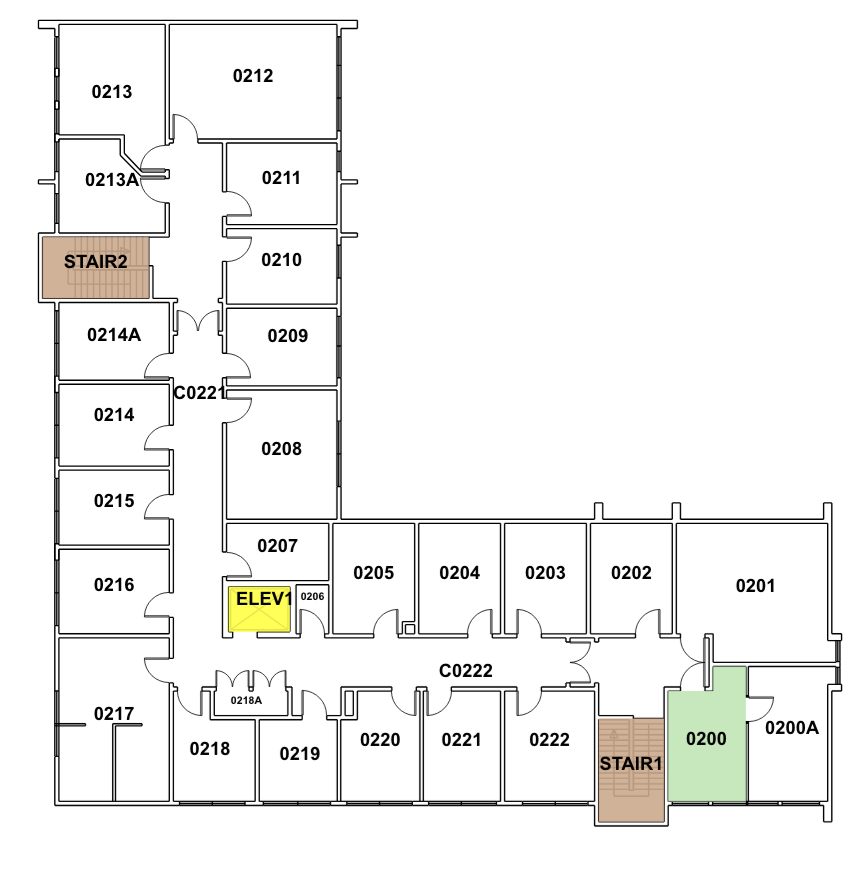
#> input picture thing.png, 868 x 878 px
$ python hallway3.py
#> lines starting #> are read from the running program, lines starting #| are printed output that depends on the picture; after the words box and inside, x2 and y2 are one past the last pixel; in counts of white or black regions, pixels touching at a corner belong together
import cv2
import numpy as np
from pathfinding.core.grid import Grid
from pathfinding.finder.a_star import AStarFinder

def find_floorplan_path(image_path, start_point, end_point):
    # 1. Get the weighted grid
    grid_matrix, img = preprocess_with_doors(image_path)

    # 2. Initialize Grid with weights
    grid = Grid(matrix=grid_matrix)

    start = grid.node(start_point[0], start_point[1])
    end = grid.node(end_point[0], end_point[1])

    # 3. RUN A* (The finder now respects the weights in the matrix)
    finder = AStarFinder()
    path, runs = finder.find_path(start, end, grid)

    if path:
        if len(img.shape) == 2:
            img = cv2.cvtColor(img, cv2.COLOR_GRAY2BGR)

        # Draw path
        for point in path:
            img[point.y, point.x] = [0, 0, 255]

        cv2.circle(img, start_point, 5, (0, 255, 0), -1)
        cv2.circle(img, end_point, 5, (255, 0, 0), -1)

        cv2.imshow("Centered Path", img)
        cv2.waitKey(0)
    else:
        print("No path found.")

def preprocess_with_doors(image_path):
#> called with image_path = 'thing.png'
    img = cv2.imread(image_path, cv2.IMREAD_GRAYSCALE)
#> img: shape (878, 868); min 0, max 255, mean 241.9

    _, binary = cv2.threshold(img, 220, 255, cv2.THRESH_BINARY_INV)
#> binary: shape (878, 868); 9.6% white; 115 white regions, largest, box (x1, y1, x2, y2) and area: (37, 19, 843, 827) 63673, (288, 329, 308, 343) 183, (118, 327, 141, 341) 177

    # STEP 1: CLOSE DOUBLE WALLS
    gap_closer_kernel = np.ones((3, 3), np.uint8)
    closed_walls = cv2.morphologyEx(binary, cv2.MORPH_CLOSE, gap_closer_kernel)
#> closed_walls: shape (878, 868); 11.4% white; 36 white regions, largest, box (x1, y1, x2, y2) and area: (37, 19, 843, 827) 76913, (765, 720, 819, 735) 543, (439, 663, 492, 678) 518

    # display closed walls for debugging
    cv2.imshow("Closed Walls", closed_walls)
    cv2.waitKey(0)

    # --- STEP 2: SURGICAL DOOR REMOVAL (Hough Circles) ---
    # We detect circles/arcs and wipe them out.

    # 1. Blur slightly to help the detector ignore pixel noise
    arc_blur = cv2.GaussianBlur(closed_walls, (5, 5), 0)

    # 2. Find Circles
    # minDist: distance between centers (prevents double-detecting one door)
    # param1: Canny edge threshold
    # param2: Accumulator threshold (Lower = more sensitive to partial arcs)
    circles = cv2.HoughCircles(
        arc_blur,
        cv2.HOUGH_GRADIENT,
        dp=1.2,
        minDist=20,
        param1=50,
        param2=70, # <--- Lower this if doors aren't being detected
        minRadius=10,
        maxRadius=30
    )
#> circles = None

    walls_only = closed_walls.copy()

    if circles is not None:
        circles = np.uint16(np.around(circles))
        for i in circles[0, :]:
            # Draw a black circle over the detected arc to "nuke" the door swing
            # We draw it slightly larger (radius + 2) to ensure the whole line is gone
            cv2.circle(walls_only, (i[0], i[1]), i[2] + 2, 0, thickness=-1)

    # Clean up any leftover tiny fragments from the arcs
    cleanup_kernel = np.ones((3, 3), np.uint8)
    walls_only = cv2.morphologyEx(walls_only, cv2.MORPH_OPEN, cleanup_kernel)
#> walls_only: shape (878, 868); 11% white; 67 white regions (4 under 20 px)

    # # STEP 3: REMOVE TEXT/NUMBERS
    contours, _ = cv2.findContours(walls_only, cv2.RETR_EXTERNAL, cv2.CHAIN_APPROX_SIMPLE)
#> contours = 67 contours, 6 with area under 20; largest, box (x1, y1, x2, y2) and area: (37, 27, 841, 827) 46128, (197, 27, 637, 644) 12904, (59, 19, 337, 146) 2086, (228, 586, 292, 633) 1252, (602, 518, 682, 639) 1037
    for cnt in contours:
        if cv2.contourArea(cnt) < 200:  # Threshold area to filter out small contours
            cv2.drawContours(walls_only, [cnt], -1, 0, -1)  # Fill small contours with black
#> this loop made 67 passes
#> cnt on passes 12, 17, 18, 19, 22, 24, 39, 51: [[127, 715], [127, 719], [129, 719], [129, 715]], [[827, 690], [827, 801], [832, 801], [832, 690]], [[268, 680], [268, 685], [270, 685], [270, 680]], [[231, 680], [231, 685], [233, 685], [233, 680]], [[571, 661], [571, 663], [577, 663], [577, 661]], [[257, 608], [257, 610], [261, 610], [261, 608]], [[827, 523], [827, 633], [832, 633], [832, 523]], [[196, 323], [196, 329], [199, 329], [199, 323]]
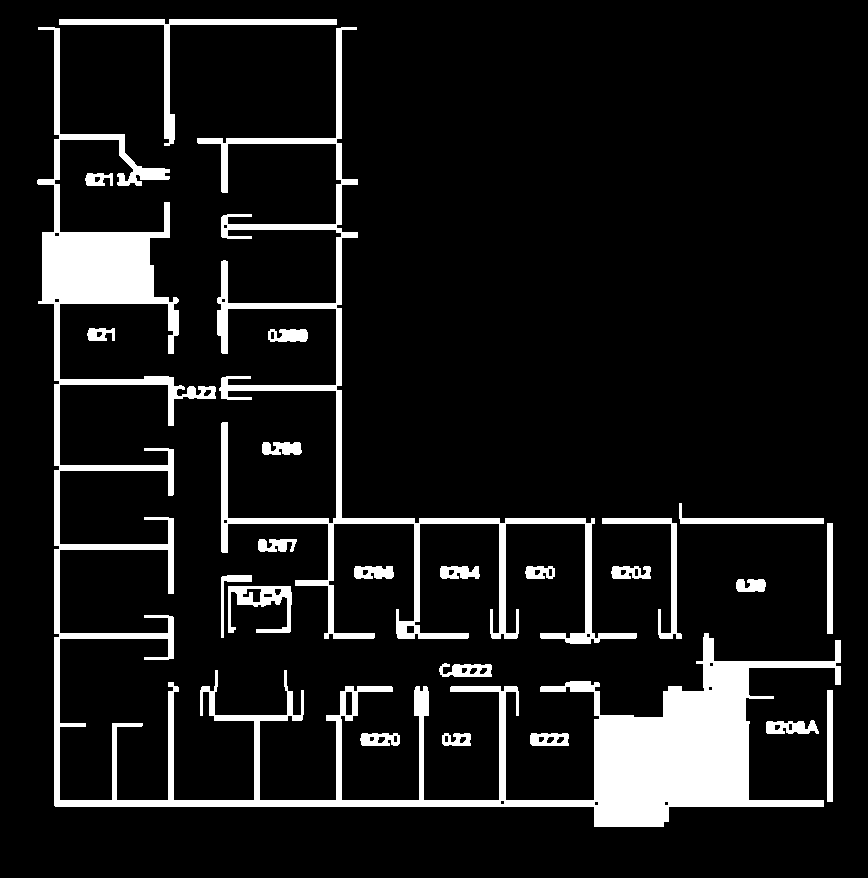
#> walls_only: shape (878, 868); 10.4% white; 24 white regions, largest, box (x1, y1, x2, y2) and area: (37, 27, 841, 827) 50234, (197, 27, 637, 644) 15436, (59, 19, 337, 146) 2500


    cv2.imshow("Walls Only", walls_only)
    cv2.waitKey(0)

    # --- STEP 4: DISTANCE TRANSFORM FOR CENTERING ---
    # First, get the walkable area (invert walls_only)
    walkable_mask = cv2.bitwise_not(walls_only)

    # display walkable area for debugging
    cv2.imshow("Walkable Area", walkable_mask)
    cv2.waitKey(0)

    # Calculate distance from every white pixel to the nearest black wall
    dist = cv2.distanceTransform(walkable_mask, cv2.DIST_L2, 5)
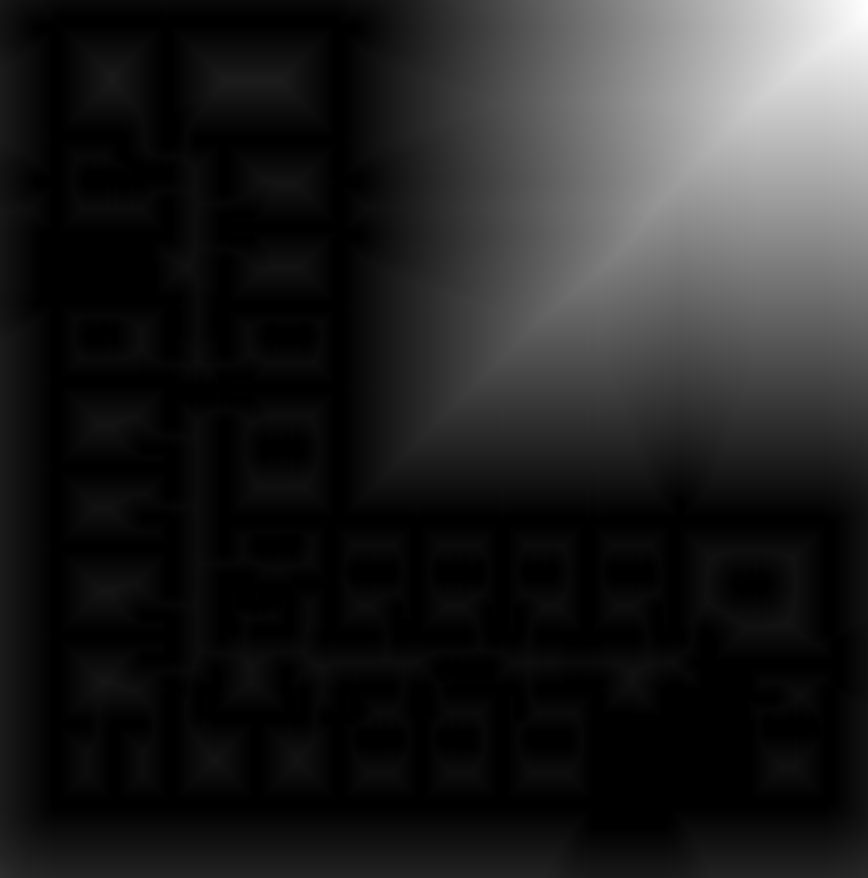
#> dist: shape (878, 868) float32; min 0, max 516.3, mean 70.2; drawn with min black and max white

    # Normalize distance for weighting (0 to 100 range)
    # The center of the hall will have the HIGHEST distance value.
    max_dist = np.max(dist) if np.max(dist) > 0 else 1
#> max_dist = 516.3

    # Create a Weight Map:
    # We want center pixels to be 1 (cheap) and pixels near walls to be high (expensive).
    # Weight = (Max_Distance - Current_Distance) + 1
    # We use a power of 2 to make the "repulsion" from walls even stronger.
    weights = (max_dist - dist)

    weights = np.power(weights, 3)  # Add 1 to ensure walkable areas are > 0
    weights = np.where(walls_only > 0, 0, weights) # 0 is still a wall (blocked)


    # --- STEP 5: ROBUST EXTERIOR PENALTY ---

   # --- STEP 5: TARGETED EXTERIOR PENALTY ---

    # 1. Create a "Leaktight" version of the walls to define the boundary
    # We use a large kernel to bridge doors/gaps (31x31 is usually safe)
    hull_kernel = np.ones((31, 31), np.uint8)
    # Note: Using 'binary' here (where walls are 255)
    leaktight_hull = cv2.morphologyEx(binary, cv2.MORPH_CLOSE, hull_kernel)
#> leaktight_hull: shape (878, 868); 20% white; 5 white regions, box (x1, y1, x2, y2) and area: (37, 19, 843, 827) 149862, (262, 441, 302, 456) 573, (92, 84, 132, 99) 565, (233, 68, 273, 83) 543, (736, 578, 774, 593) 520

    # 2. Flood fill the exterior from the image corners
    h, w = leaktight_hull.shape
#> h = 878; w = 868
    exterior_mask = np.zeros((h, w), np.uint8)

    # We create a temporary image for floodfilling (0=floor, 255=wall)
    temp_hull = leaktight_hull.copy()
    ff_mask = np.zeros((h + 2, w + 2), np.uint8)

    # Seed from all 4 corners to capture the entire "yard"
    for seed in [(0, 0), (w-1, 0), (0, h-1), (w-1, h-1)]:
        if temp_hull[seed[1], seed[0]] == 0:
            cv2.floodFill(temp_hull, ff_mask, seed, 127)
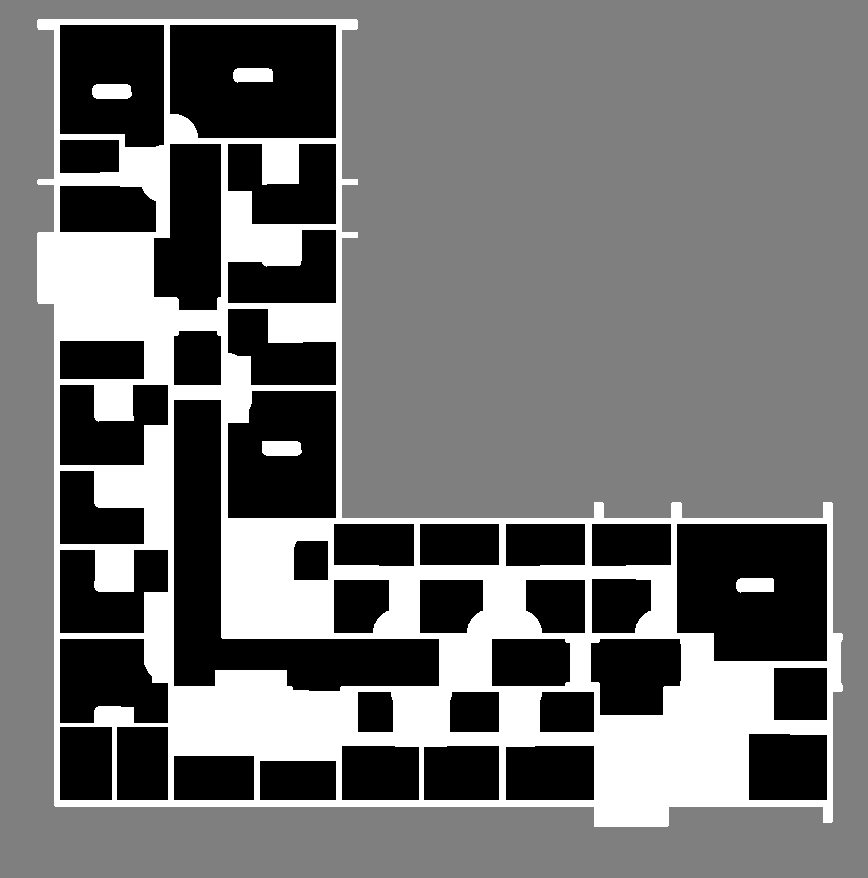
#> temp_hull: shape (878, 868); min 0, max 255, mean 115.7

    # 3. Identify ONLY the pixels that are truly outside
    is_outside = (temp_hull == 127)
#> is_outside: shape (878, 868) bool; 51% white; 1 black region, box (x1, y1, x2, y2) and area: (37, 19, 843, 827) 373365

    # 4. Create the final grid
    # Logic:
    # IF pixel is a wall (walls_only > 0) -> 0 (Blocked)
    # ELSE IF pixel is outside (is_outside) -> 10000 (Penalty)
    # ELSE (Inside the building) -> Use existing distance-based weights

    penalty_value = 10000

    # Start with your internal distance weights
    # final_grid = weights.copy()

    # # Only apply the penalty to the "Outside" area
    # final_grid[is_outside] = penalty_value

    # # Ensure all structural walls are absolute zero (blocked)
    # final_grid[walls_only > 0] = 0

    # # Final cleanup: Ensure internal walkable areas are at least 1 (A* requirement)
    # # and everything is an integer.
    # final_grid = np.where((final_grid > 0) & (final_grid < penalty_value),
    #                       final_grid + 1,
    #                       final_grid).astype(int)


    # DEBUG: You can visualize the separation


    # --- STEP 6: DEBUG VISUALIZATION (INTERNAL ONLY) ---

    # 1. Normalize the internal weights to 0-255 so we can see the "heat map"
    # We only want to normalize the values that are INSIDE the building
    internal_mask = np.logical_not(is_outside) & (walls_only == 0)
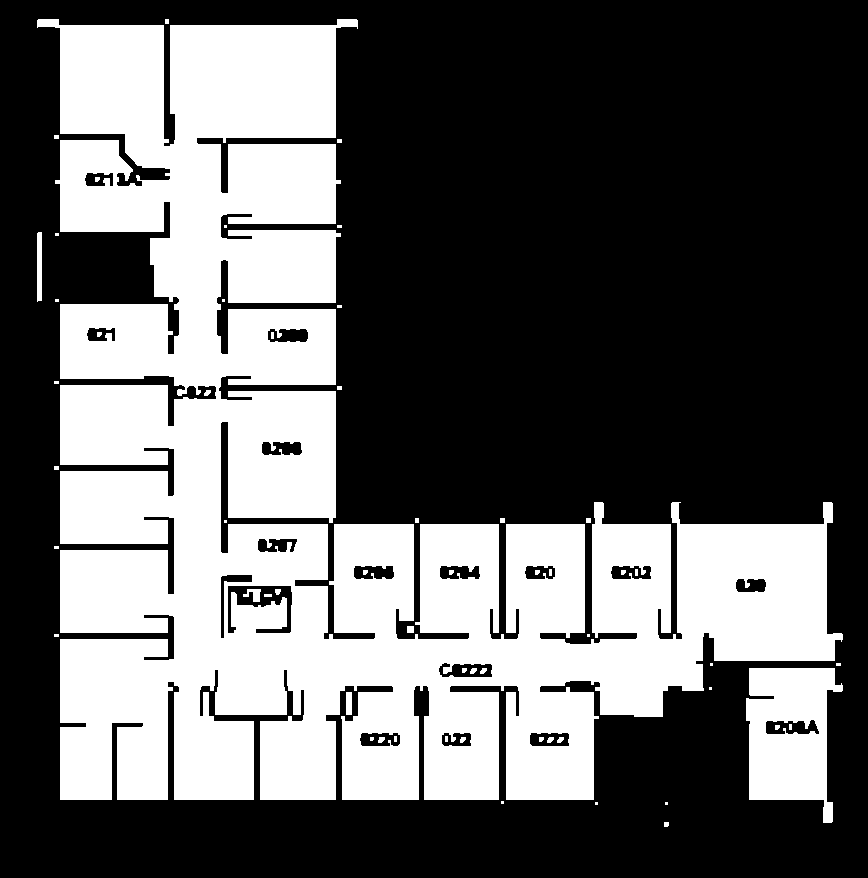
#> internal_mask: shape (878, 868) bool; 38.6% white; 57 white regions (21 under 20 px), largest, box (x1, y1, x2, y2) and area: (37, 19, 843, 800) 282442, (746, 668, 843, 823) 10163, (37, 232, 42, 302) 345


    internal_max = np.max(weights[internal_mask]) if np.any(internal_mask) else 1
#> internal_max = 136842688
    weights_scaled = (weights / internal_max) * 255

    final_grid = weights_scaled.copy()
    final_grid[is_outside] = penalty_value # Keep exterior penalty massive
    final_grid[walls_only > 0] = 0 # Keep walls blocked

    final_grid = final_grid.astype(int)


    # Create a display image (starts as dark gray for the "outside")
    debug_view = np.full((h, w), 50, dtype=np.uint8)

    if np.any(internal_mask):
        # Extract internal weights
        internal_weights = final_grid[internal_mask]

        # Normalize internal weights to 0-255 (Lower weight = Brighter/Better)
        # We invert it (255 - normalized) so the "Center" of the hall looks brightest
        norm_weights = cv2.normalize(internal_weights.astype(float), None, 0, 255, cv2.NORM_MINMAX)
        debug_view[internal_mask] = (255 - norm_weights.flatten()).astype(np.uint8)

    # 2. Make walls pitch black so they stand out
    debug_view[walls_only > 0] = 0
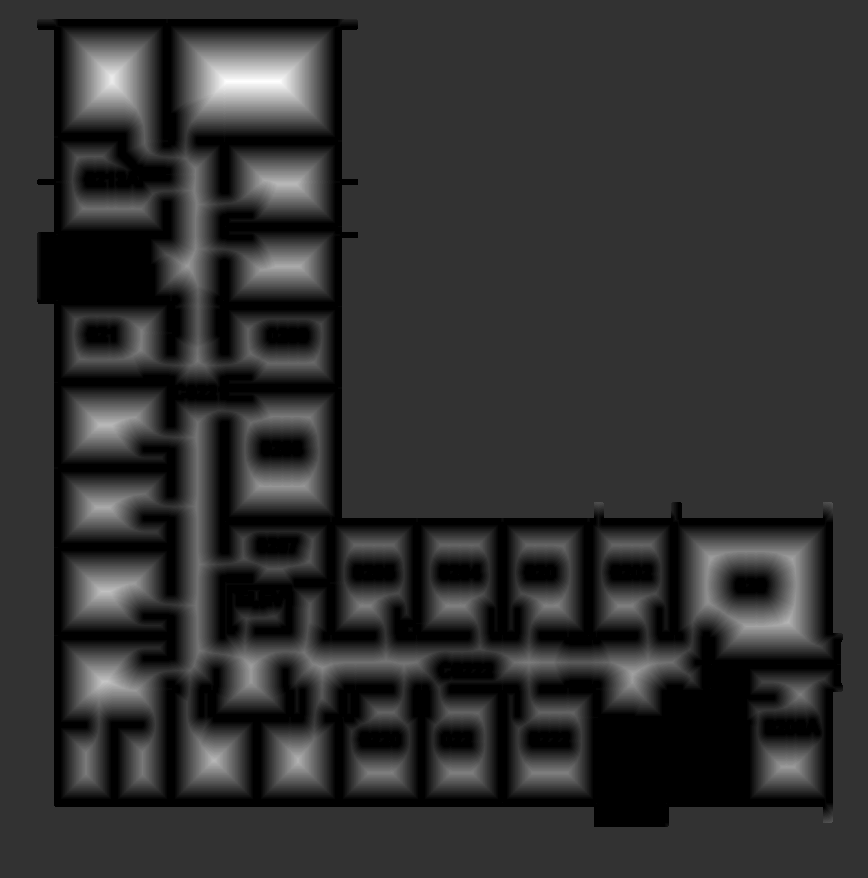
#> debug_view: shape (878, 868); min 0, max 255, mean 47.9

    # 3. Apply a ColorMap to make it look like a "Heat Map"
    # This makes the "center" of hallways look Yellow/Red and edges look Blue
    color_debug = cv2.applyColorMap(debug_view, cv2.COLORMAP_JET)

    # 4. Black out the outside again (since ColorMap colors everything)
    color_debug[is_outside] = [30, 30, 30] # Dark Gray for "Undesirable"
    color_debug[walls_only > 0] = [0, 0, 0] # Pure Black for "Walls"
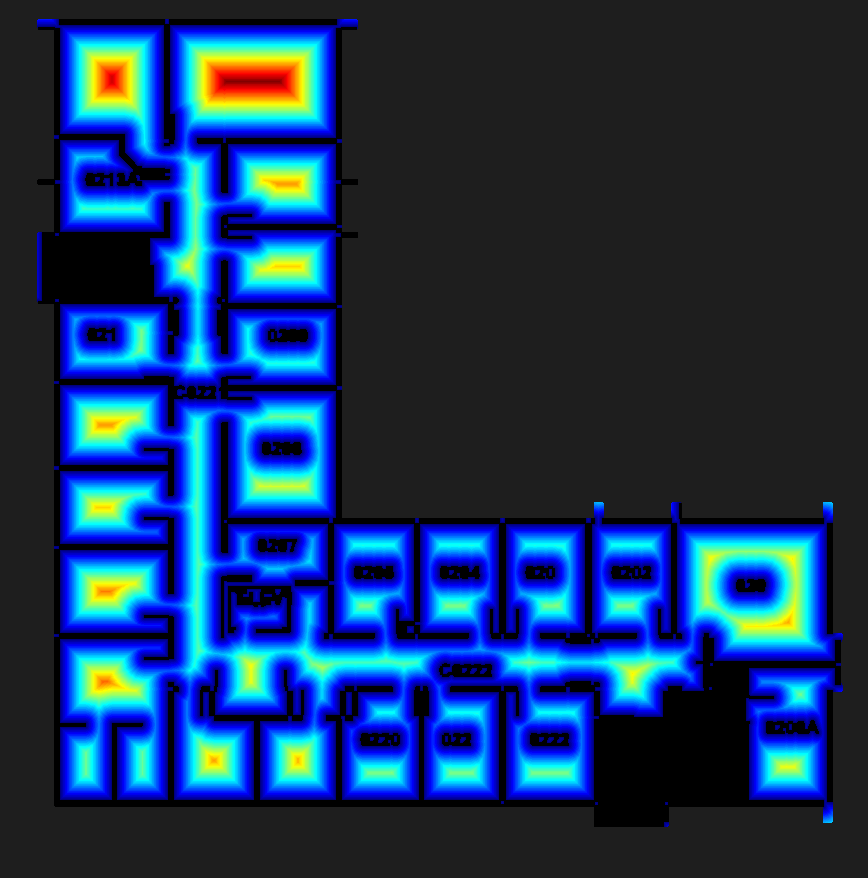
#> color_debug: shape (878, 868, 3); mean B, G, R 96.5, 53.6, 23.6

    cv2.imshow("Weight Map Debug (Inside Only)", color_debug)
    cv2.waitKey(0) # Use 1 to let it update without freezing, or 0 to pause


    # # Final cleanup: Ensure walkable areas are at least 1 (A* needs > 0)
    # # We scale the weights so the library handles them as integers effectively.
    # final_grid = np.where(weights > 0, weights + 1, 0).astype(int)

    return final_grid, img

if __name__ == "__main__":
    find_floorplan_path('thing.png', (109, 91), (708, 584))
#> (the call stopped at in find_floorplan_path, `grid = Grid(matrix=grid_matrix)`: pathfinding is not available in this run)
